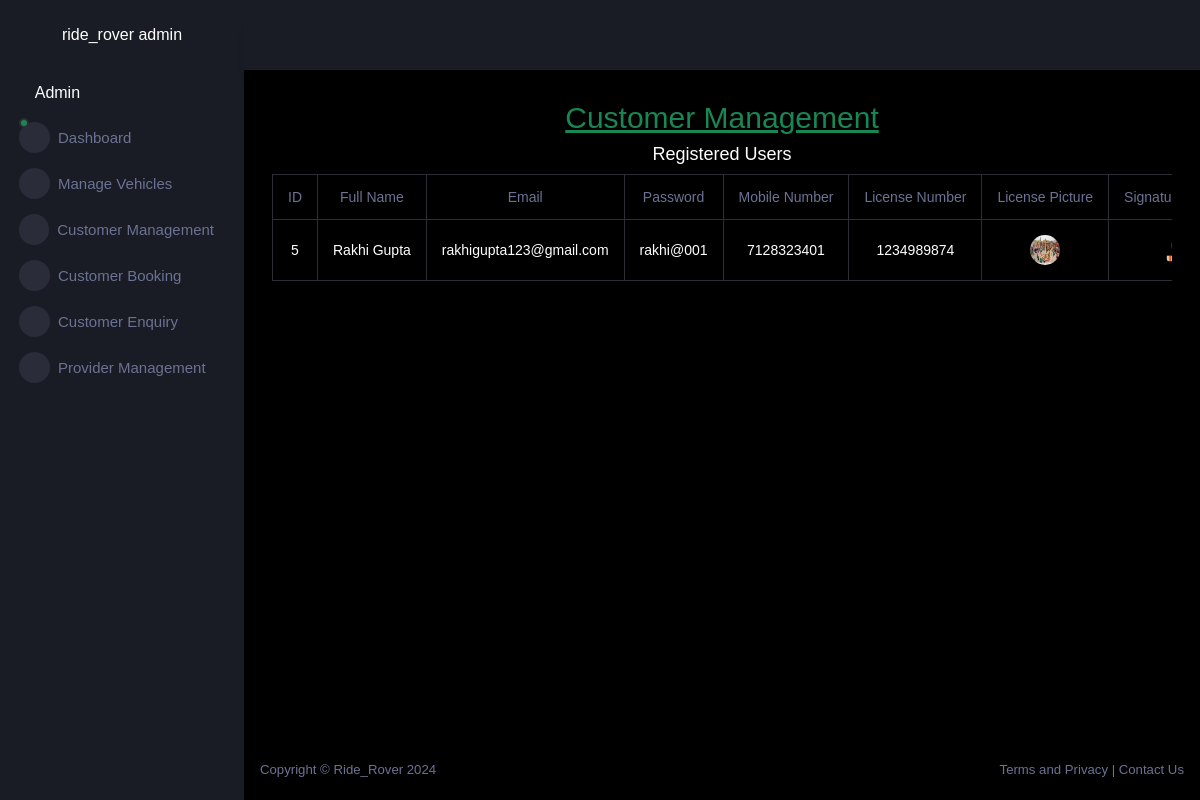
/adminapp/custmng/, run on the app's committed database.
### user/models.py (models this page shows)
class Registration(models.Model):
    fullname = models.CharField(max_length=255)
    emailid = models.EmailField(unique=True)
    password = models.CharField(max_length=20, default='default_value')
    mob_number = models.CharField(max_length=15)
    licensenumber = models.CharField(max_length=100)
    licensepic = models.FileField(upload_to="")
    userpic = models.FileField(upload_to="")
    signpic = models.FileField(upload_to="")
    date_registered = models.DateTimeField(auto_now_add=True)

### adminapp/views.py (the view)
# urls.py: path('custmng/', views.custmng, name='custmng'),
def custmng(request):
    users = Registration.objects.all()
    context = {
        'users': users,
    }
    return render(request, 'custmng.html', {'users': users})

### adminapp/templates/custmng.html (shortened to what this page needs)
{% extends 'adminparent.html' %}
{% block body %}
<h2 class="text-center text-success"><u>Customer Management</u></h2>
    <h4 class="text-center">Registered Users</h4>
    <div style="overflow-x: auto;">
    <table class="table table-bordered table-responsive text-white ">
        <thead class="text-center">
            <tr>
                <th>ID</th>
                <th>Full Name</th>
                <th>Email</th>
                <th>Password</th>
                <th>Mobile Number</th>
                <th>License Number</th>
                <th>License Picture</th>
                <th>Signature Picture</th>
            </tr>
        </thead>
        <tbody class="text-center">
            {% for user in users %}
            <tr>
                <td>{{ user.id }}</td>
                <td>{{ user.fullname }}</td>
                <td>{{ user.emailid }}</td>
                <td>{{ user.password }}</td>
                <td>{{ user.mob_number }}</td>
                <td>{{ user.licensenumber }}</td>
                <td><img src="{{ user.licensepic.url }}" alt="License" width="100"></td>
                <td><img src="{{ user.signpic.url }}" alt="Signature" width="100"></td>
            </tr>
            {% endfor %}
        </tbody>
        </div>
</div>
    {% endblock %}

### adminapp/templates/adminparent.html (style rules this page uses)
::placeholder { color: white !important; }

### data on the page
Registration: id "5", fullname "Rakhi Gupta", emailid "rakhigupta123@gmail.com", password "rakhi@001", mob_number "7128323401", licensenumber "1234989874", licensepic (picture), signpic (picture)
